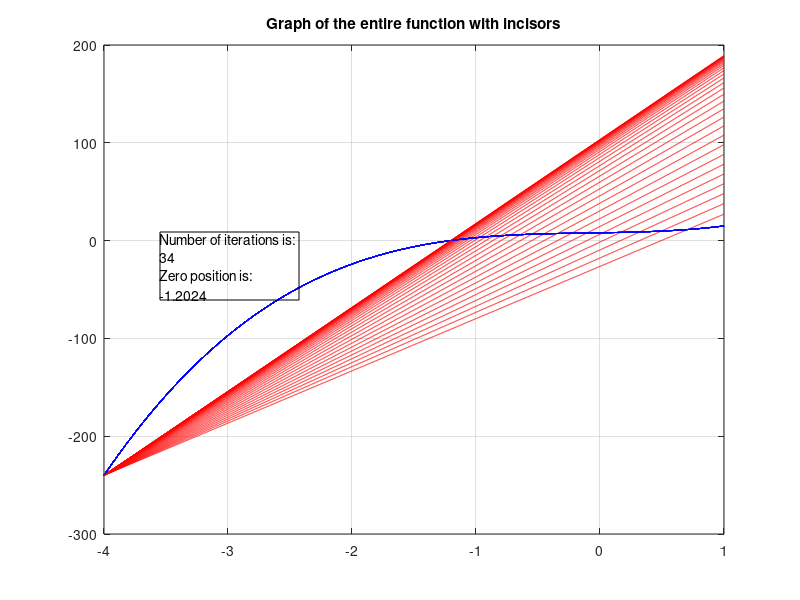
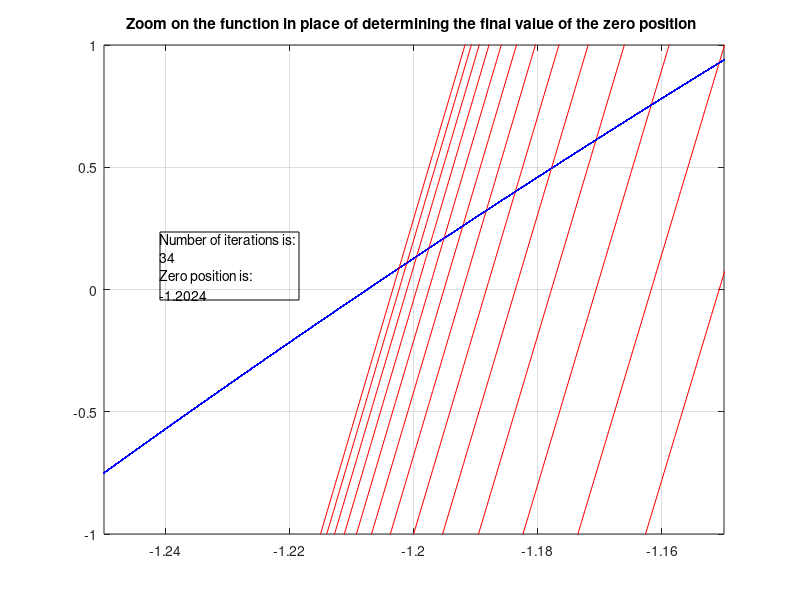

These charts were generated, in order, by the following MATLAB code:
clc;
clear all;
close all;

%starting data
x = -4:1e-3:1;
y =@(x) 4*x.^3 + x.^2 + 2*x + 8; %(x) allows when calling the function e.g. y (a) to replace all values of x with the value of a

%interval for calculations
a = -4;
b = 1;

%iterator
u = 0;

%for calculation the frst value
flag = 0;

g=0;
xv=1;

while abs(y(xv))>=0.1
        
        if flag == 0
            z = (((y(b)-y(a))/(b-a))*(x-a)) + y(a); %vector with y values ??for the first secant 
            flag = flag + 1;
        end
    
        %finding the point of intersection with the OX axis 
        for i=1:length(g)
            if abs(g(i))<= 0.1
                o=g(i);%the y-value for which you need to find x to the next tangent 
                xv = interp1(z, x, o, 'linear'); %determining the value of x 
            end
        end
        
        %the decision of which punk is fixed and which is fickle 
        if abs(a-xv)>abs(b-xv)
            b = xv; %fickle b, constant a 
            z = (((y(b)-y(a))/(b-a))*(x-a)) + y(a);
        else
            a = xv; %fickle a, constant b 
            z = (((y(a)-y(b))/(a-b))*(x-b)) + y(b);
        end
        
        %plots
        k = -4:1e-3:1;
        h = 4*k.^3 + k.^2 + 2*k + 8;
        
        figure(1);
        plot(k,h,'b');
        hold on;
        %grid;
        plot(k,z,'r');
        title('Graph of the entire function with incisors');
        
        
        figure(2);
        plot(k,h,'b');
        hold on;
        %grid;
        plot(k,z,'r');
        title('Zoom on the function in place of determining the final value of the zero position ');
        xlim([-1.25 -1.15]); %limitation of the x axis value 
        ylim([-1 1]); %limitation of the y axis value 
        
        
u = u + 1;
end

%boxes to the chart
figure(1);
grid;
dim = [.2 .5 .3 .3]; %box position with text 
str = {'Number of iterations is: ', num2str(u), 'Zero position is: ', num2str(xv)}; %string for the box
annotation('textbox',dim,'String',str,'FitBoxToText','on'); %printing the textbox

figure(2);
grid;
dim = [.2 .5 .3 .3]; %box position with text
str = {'Number of iterations is: ', num2str(u), 'Zero position is: ', num2str(xv)}; %string for the box
annotation('textbox',dim,'String',str,'FitBoxToText','on'); %printing the textbox

%Printing the result
Z = ['Zero position is: ',num2str(xv)];
disp(Z);
Z = ['Number of iterations is: ',num2str(u)];
disp(Z);